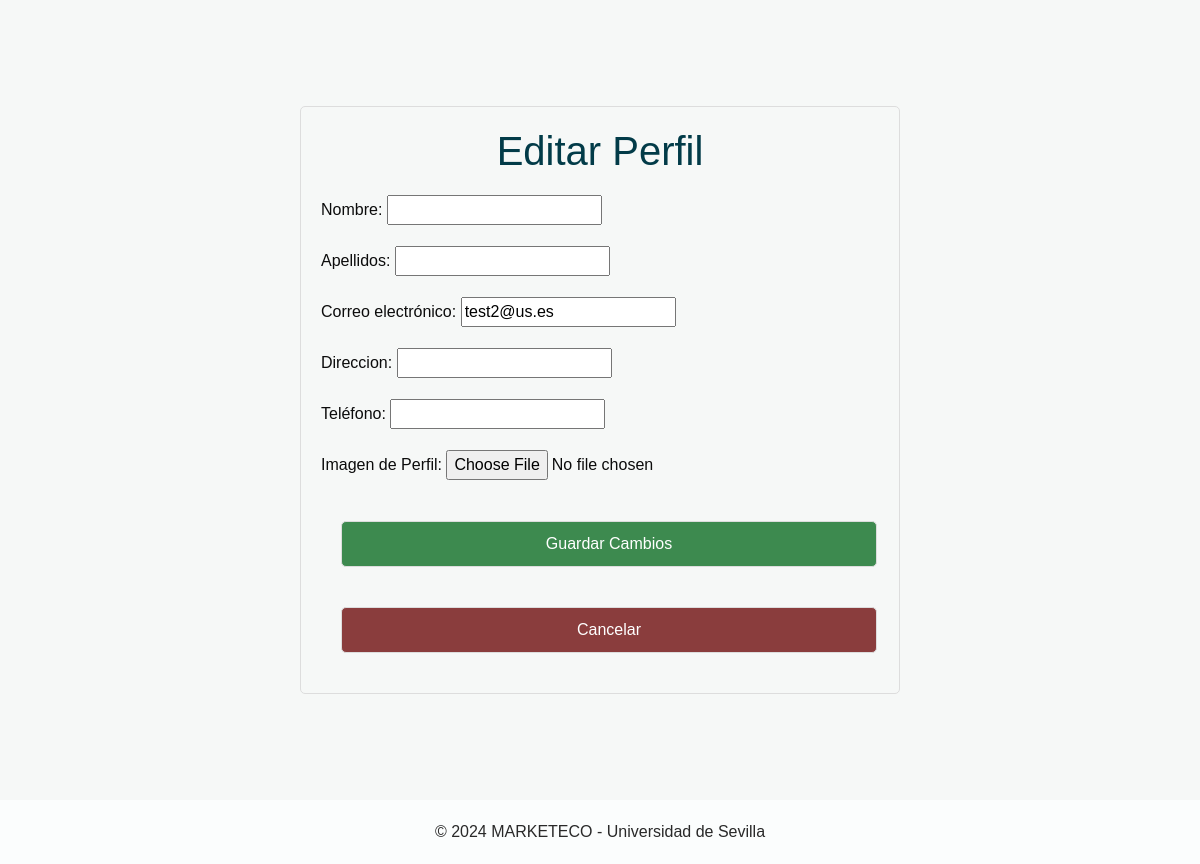
The page /usuarios/editar_perfil/ (signed in) on the database as committed earlier.
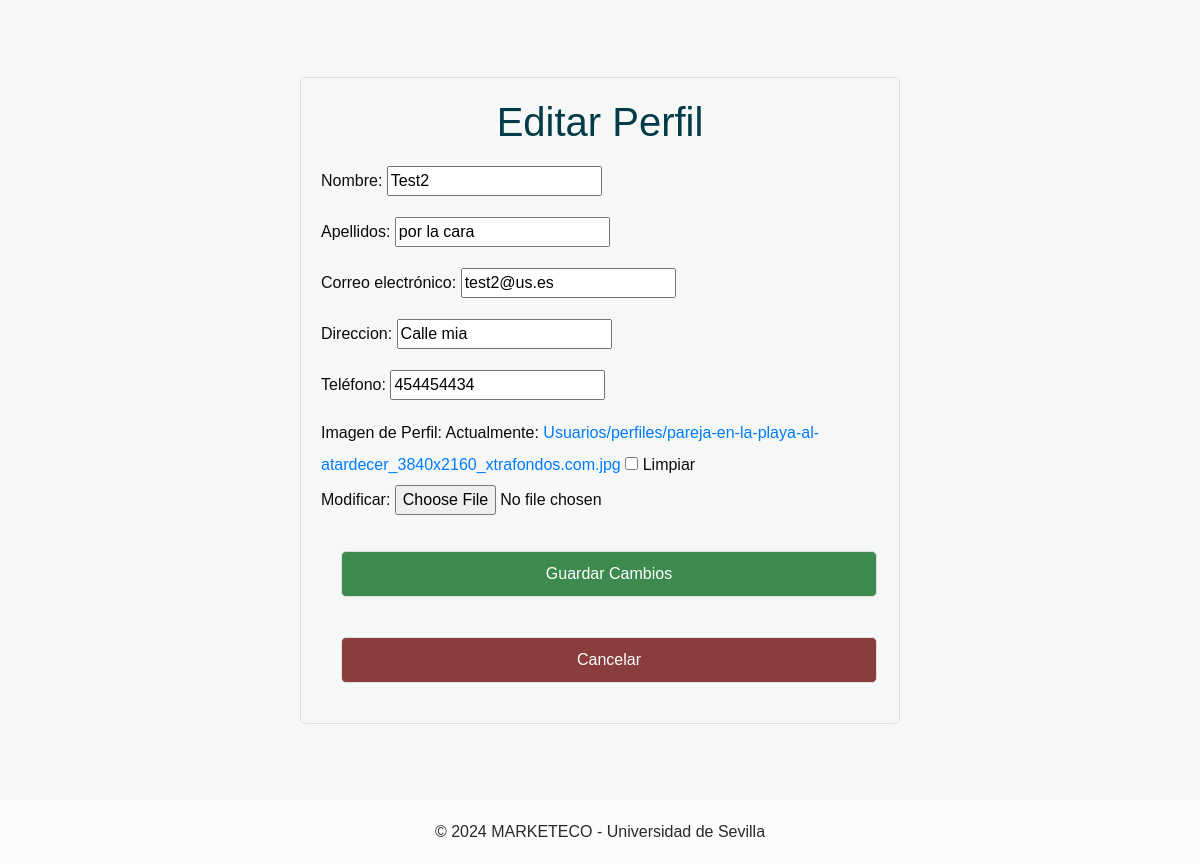
The same page on the database as committed later.
### Apps/Usuarios/models.py (models this page shows)
class Consumidor(AbstractUser):
    username = models.CharField('Username', blank=True, max_length=50)
    email = models.EmailField('Correo electrónico', unique=True, max_length=100)
    nombre = models.CharField('Nombre', max_length=254, blank=True, null=True)
    apellidos = models.CharField('Apellidos', max_length=254, blank=True, null=True)
    direccion = models.CharField('Direccion', max_length=255, blank=True, null=True)
    telefono = models.CharField('Teléfono', max_length=20, blank=True, null=True)
    fecha_alta = models.DateTimeField('Fecha de Alta', auto_now_add=True)
    photo = models.ImageField('Imagen de Perfil', upload_to='Usuarios/perfiles/', blank=True, null=True)
    photo_url = models.URLField('URL de Imagen de Perfil', blank=True, null=True)
    is_productor = models.BooleanField(default=False)
    is_active = models.BooleanField(default=True)
    is_staff = models.BooleanField(default=False)
    is_superuser = models.BooleanField(default=False)
    USERNAME_FIELD = 'email'
    REQUIRED_FIELDS = []
    objects = CustomUserManager()
    class Meta:
        verbose_name_plural = "Consumidores"

### Apps/Usuarios/views.py (the view)
# urls.py: path('usuarios/editar_perfil/', usuarios_views.edit_profile, name='edit_profile'),
@login_required
def edit_profile(request):
    user = request.user
    if request.method == 'POST':
        form = ProfileEditForm(request.POST, request.FILES, instance=user)
        if form.is_valid():
            form.save()
            messages.success(request, 'Tu perfil ha sido actualizado.')
            user_data = {
                'user': request.POST['email'],
                'nombre': request.POST['nombre'],
                'apellidos': request.POST['apellidos'],
                'direccion': request.POST['direccion'],
                'telefono': request.POST['telefono']
            }
            actualizar_consumidor_en_firebase(request, user_data)
            return redirect('perfil')  # Redirige al perfil después de la edición
    else:
        form = ProfileEditForm(instance=user)
    return render(request, 'edit_profile.html', {'form': form})

### Apps/Usuarios/forms.py
class ProfileEditForm(forms.ModelForm):
    class Meta:
        model = Consumidor
        fields = ['nombre', 'apellidos', 'email', 'direccion', 'telefono', 'photo']

### Apps/Usuarios/templates/edit_profile.html (shortened to what this page needs)
<!DOCTYPE html>
<html lang="en">
<head>
    <link rel="stylesheet" type="text/css" href="https://cdnjs.cloudflare.com/ajax/libs/OwlCarousel2/2.1.3/assets/owl.carousel.min.css" />
    <link rel="stylesheet" type="text/css" href="/../static/css/bootstrap.css"/>
    <link href="/../static/css/style.css" rel="stylesheet" />
    <link href="/../static/css/responsive.css" rel="stylesheet" />
</head>
<body>
    <div class="container_perfil">
        <div class="perfil_form">
            <h1>Editar Perfil</h1>
            <form method="post" enctype="multipart/form-data">
                {{ form.as_p }}
                {% load socialaccount %}
                {% if not socialaccount%}
                <button type="submit" class="btn">Guardar Cambios</button>
                {% else %}
                <div class="button_group">
                    <a href="/usuarios/password_reset/" class="btn btn_pass">Editar Contraseña</a>
                    <button type="submit" class="btn">Guardar Cambios</button>
                </div>
                {% endif %}
            </form>
            <a href="{% url 'perfil' %}" class="btn btn-cancel">Cancelar</a>
        </div>
    </div>
        <section class="container-fluid footer_section">
            <p>
            &copy;  2024 MARKETECO - Universidad de Sevilla </a>
            </p>
        </section>
</body>
</html>

Rows that differ between the two databases and show on the page:
changed Consumidor "test2@us.es": nombre (not shown) → "Test2"; apellidos (not shown) → "por la cara"; direccion (not shown) → "Calle mia"; telefono (not shown) → "454454434"
Other text that changed with them:
form field as_p: (not shown) → "☐"
text no longer shown: "Nombre: Apellidos: Correo electrónico: Direccion: Teléfono: Imagen de Perfil:"
text now shown: "Nombre: Apellidos: Correo electrónico: Direccion: Teléfono: Imagen de Perfil: Actualmente: Usuarios/perfiles/pareja-en-la-playa-al-atardecer_3840x2160_xtrafondos.com.jpg Limpiar Modificar:"
